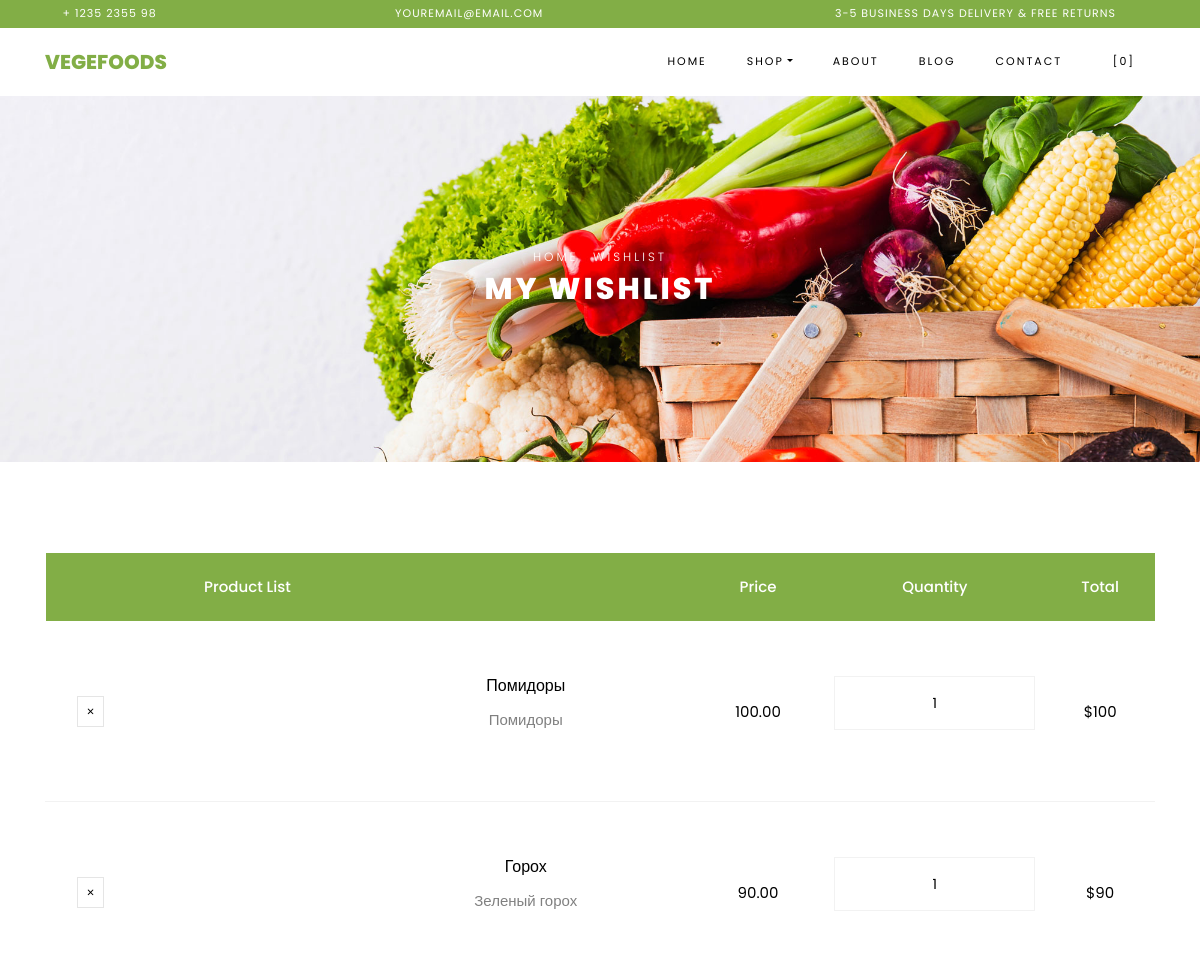
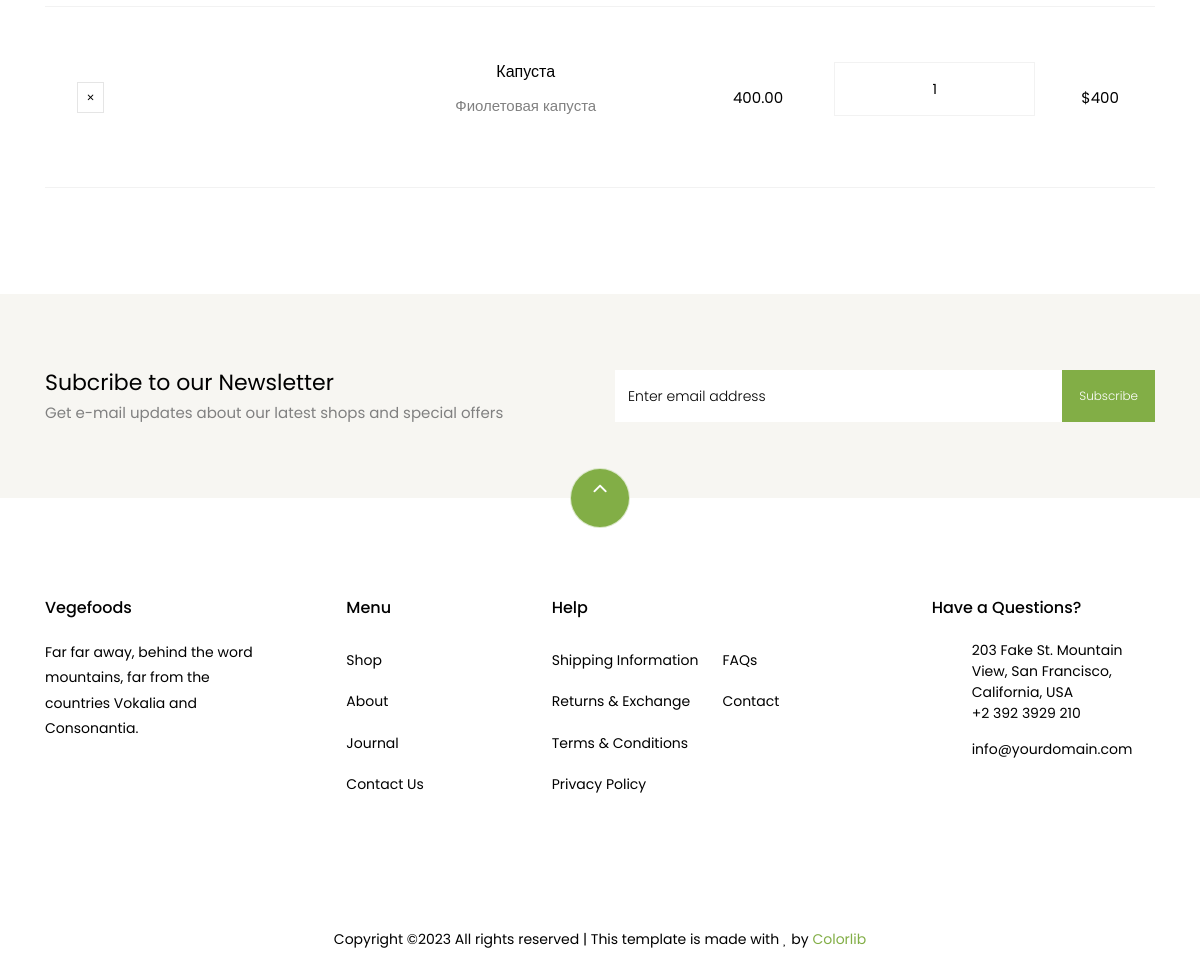
Screenshot of /cart/wishlist/ (signed in) with the database file from the repository (2 pictures, top to bottom).
### apps/cart_shop/models.py (models this page shows, shortened)
class WishList(models.Model):
    cart = models.ForeignKey(Cart, on_delete=models.CASCADE)
    quantity = models.IntegerField(default=1)
    product = models.ForeignKey(Product, on_delete=models.CASCADE)
    created_at = models.DateTimeField(auto_now_add=True)
    updated_at = models.DateTimeField(auto_now=True)

class Product(models.Model):
    name = models.CharField(max_length=255)
    price = models.DecimalField(max_digits=10, decimal_places=2)
    discount = models.IntegerField(null=True, blank=True)
    description = models.TextField()
    image = models.ImageField(upload_to='static/shop/images',
                              null=True, blank=True)
    created_at = models.DateTimeField(auto_now_add=True)
    updated_at = models.DateTimeField(auto_now=True)

### apps/cart_shop/views.py (the view)
# urls.py: path('wishlist/', ViewWishlist.as_view(), name='wishlist'),
class ViewWishlist(View):
    def get(self, request):
        items_carts = WishList.objects.filter(cart__user=request.user)
        data = list(items_carts)
        context = {'items_carts': data,
                   }
        return render(request, 'cart_shop/wishlist.html', context)

### apps/cart_shop/templates/cart_shop/wishlist.html
{% extends 'home/base.html' %}
{% load static %}
{% block content %}
    <div class="hero-wrap hero-bread" style="background-image: url({% static 'shop/images/bg_1.jpg' %});">
      <div class="container">
        <div class="row no-gutters slider-text align-items-center justify-content-center">
          <div class="col-md-9 ftco-animate text-center">
          	<p class="breadcrumbs"><span class="mr-2"><a href="index.html">Home</a></span> <span>Wishlist</span></p>
            <h1 class="mb-0 bread">My Wishlist</h1>
          </div>
        </div>
      </div>
    </div>
    <section class="ftco-section ftco-cart">
			<div class="container">
				<div class="row">
    			<div class="col-md-12 ftco-animate">
    				<div class="cart-list">
	    				<table class="table">
						    <thead class="thead-primary">
						      <tr class="text-center">
						        <th>&nbsp;</th>
						        <th>Product List</th>
						        <th>&nbsp;</th>
						        <th>Price</th>
						        <th>Quantity</th>
						        <th>Total</th>
						      </tr>
						    </thead>
						    <tbody>
							{% for item in items_carts %}
						      <tr class="text-center">
						        <td class="product-remove"><a href="{% url 'cart_shop:del_from_wish' item.id %}"><span class="ion-ios-close"></span></a></td>
						        <td class="image-prod"><div class="img" style="background-image:url({{item.product.image.url}});"></div></td>
						        <td class="product-name">
						        	<h3>{{item.product.name}}</h3>
						        	<p>{{item.product.description}}</p>
						        </td>
						        <td class="price">{{item.product.price}}</td>
						        <td class="quantity">
						        	<div class="input-group mb-3">
					             	<input type="text" name="quantity" class="quantity form-control input-number" value="1" min="1" max="100">
					          	</div>
					          </td>
						        <td class="total">${% widthratio item.product.price 1 item.quantity %}</td>
						      </tr>
							{%endfor%}
						    </tbody>
						  </table>
					  </div>
    			</div>
    		</div>
			</div>
		</section>
{% endblock %}

### rows the page displays
WishList: product.name "Помидоры", product.description "Помидоры", product.price "100.00", product+quantity "100"
WishList: product.name "Горох", product.description "Зеленый горох", product.price "90.00", product+quantity "90"
WishList: product.name "Капуста", product.description "Фиолетовая капуста", product.price "400.00", product+quantity "400"
